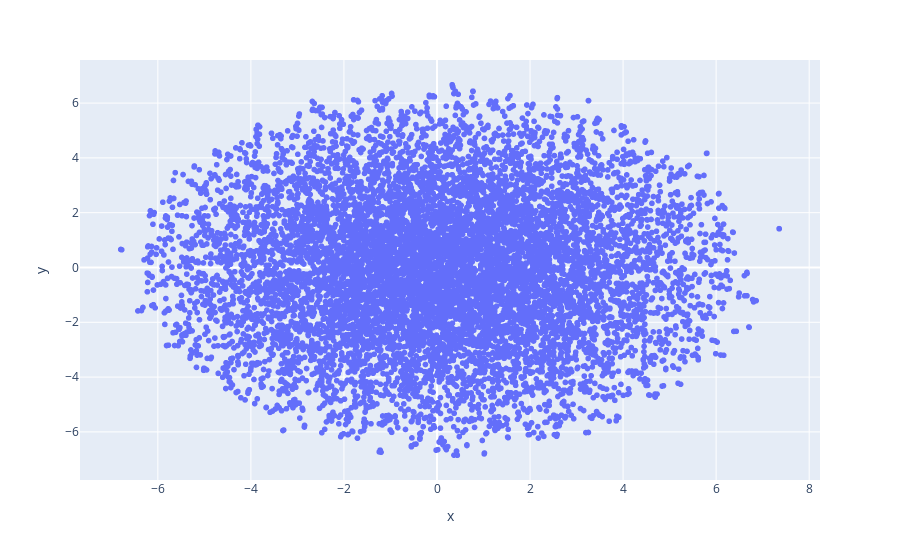

Notebook source saved alongside this figure:
### Code cell
import plotly.express as px

fig = px.scatter(
    projection, x='x', y='y'
)
fig.show()

report = dp.Report(dp.Plot(fig)) #Create a report
report.publish(name='books_scatter_plot', open=True, visibility='PUBLIC') #Publish the report

### Figure 1 — Plotly figure (JSON) as saved in the notebook; plotly's stock layout.template omitted (floating-point values rounded to 4 significant figures; data arrays with more than 128 entries replaced by an {"elided": "..."} marker saying what was removed)
{"data": [{"hovertemplate": "x=%{x}<br>y=%{y}<extra></extra>", "legendgroup": "", "marker": {"color": "#636efa", "symbol": "circle"}, "mode": "markers", "name": "", "showlegend": false, "x": {"elided": "10000 float values"}, "xaxis": "x", "y": {"elided": "10000 float values"}, "yaxis": "y", "type": "scattergl"}], "layout": {"xaxis": {"anchor": "y", "domain": [0.0, 1.0], "title": {"text": "x"}}, "yaxis": {"anchor": "x", "domain": [0.0, 1.0], "title": {"text": "y"}}, "legend": {"tracegroupgap": 0}, "margin": {"t": 60}}}
